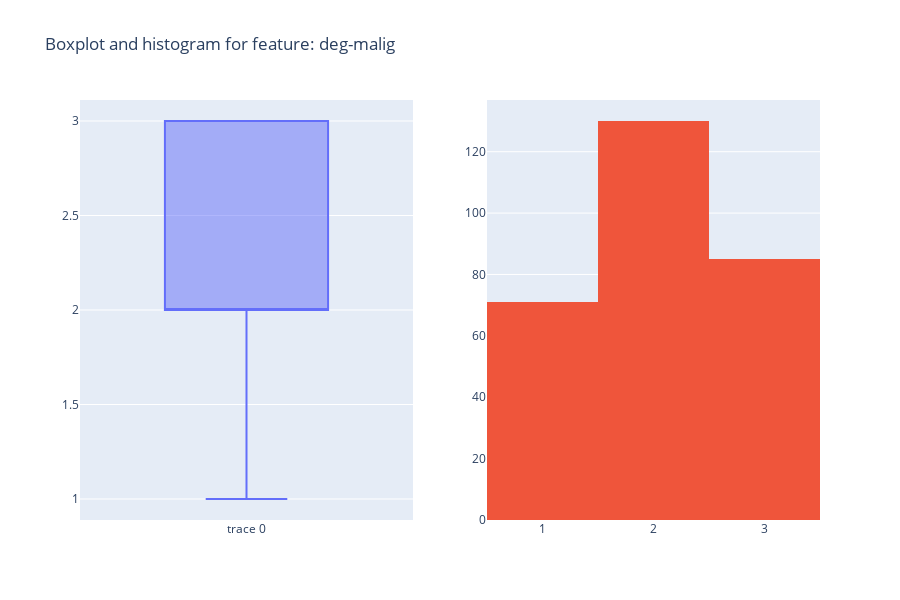

Source (notebook cell):
### Code cell
fig = make_subplots(rows=1, cols=2)
fig.add_trace(go.Box( y=df[features[6]]),row=1,col=1)
fig.add_trace(go.Histogram(x=df[features[6]]),row=1,col=2)
fig.update_layout(height=600, title_text="Boxplot and histogram for feature: "+str(features[6]))
fig.update_layout(showlegend=False)
fig.show()

### Figure 1 — Plotly figure (JSON) as saved in the notebook; plotly's stock layout.template omitted (floating-point values rounded to 4 significant figures; data arrays with more than 128 entries replaced by an {"elided": "..."} marker saying what was removed)
{"data": [{"type": "box", "xaxis": "x", "y": {"elided": "286 int values"}, "yaxis": "y"}, {"type": "histogram", "x": {"elided": "286 int values"}, "xaxis": "x2", "yaxis": "y2"}], "layout": {"height": 600, "showlegend": false, "title": {"text": "Boxplot and histogram for feature: deg-malig"}, "xaxis": {"anchor": "y", "domain": [0, 0.45]}, "xaxis2": {"anchor": "y2", "domain": [0.55, 1]}, "yaxis": {"anchor": "x", "domain": [0, 1]}, "yaxis2": {"anchor": "x2", "domain": [0, 1]}}}
